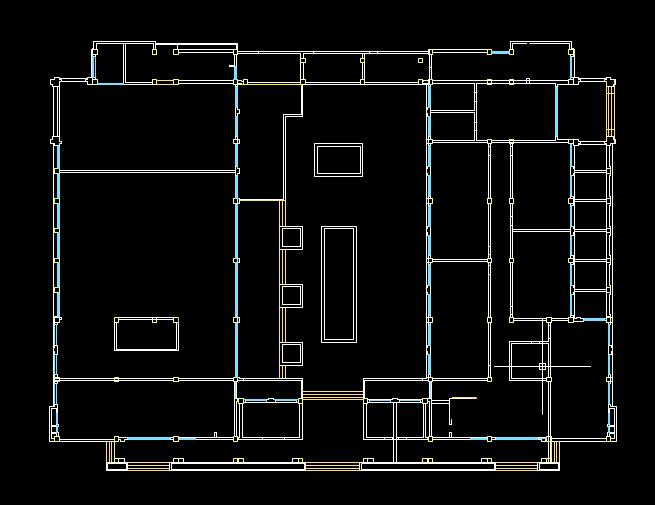
#> input picture resources/detect4.jpg, 655 x 505 px, found by its file name
$ python outlineDetection.py
#> lines starting #> are read from the running program, lines starting #| are printed output that depends on the picture; after the words box and inside, x2 and y2 are one past the last pixel; in counts of white or black regions, pixels touching at a corner belong together
#> further down, im is the input picture: shape (505, 655, 3); mean B, G, R 15, 15.1, 14.4
import numpy as np
import cv2

from aibpd.utility.line import Line
# [35 lines left out: function drawHoughLines, not called in this run]

def drawHoughLinesP(img):
	edges = cv2.Canny(img,250,500)
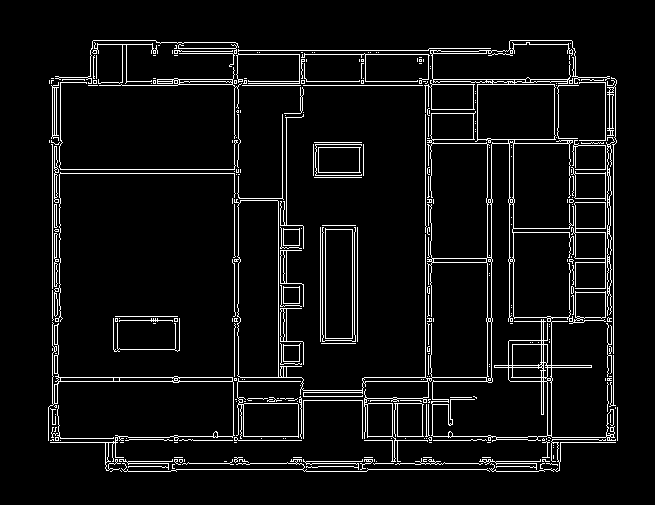
#> edges: shape (505, 655); 6% white in thin lines or dots, all inside (x1, y1, x2, y2) = (48, 40, 618, 472)
	threshold = 60
	minLineLength = 5
	lines = cv2.HoughLinesP(edges, 0.2, np.pi/90, threshold, 0, minLineLength, 20);
#> lines = 130 rows, first 6: [363, 381, 551, 381], [52, 442, 52, 78], [364, 377, 551, 377], [122, 81, 574, 81], [105, 463, 559, 463], [233, 85, 431, 85]
	if (lines is None or len(lines) == 0):
	  return
	groups=[]

	linesList=lines.tolist()
#> linesList = 130 items
	deleteOverlapLine(linesList,groups)
#> (the call stopped at in deleteOverlapLine, `line1=Line((lines[0][0][0],lines[0][0][1]), (lines[0][0][2],lines[0][0..`: aibpd is not available in this run)
	img2=np.copy(img)
	img3=np.copy(img)
	for group in groups:
		lines=[]
		for opencvlines in group: #
			for opencvline in opencvlines: #[0,0,1,1]
				line=Line((opencvline[0],opencvline[1]),(opencvline[2],opencvline[3]))
				lines.append(line)
		extendedLine=extendOverlapLines(lines)
		x1=int(extendedLine.p1.x)
		y1=int(extendedLine.p1.y)
		x2=int(extendedLine.p2.x)
		y2=int(extendedLine.p2.y)
		cv2.line(img,(x1,y1),(x2,y2), (0,255,0), 2)
	cv2.imshow("line_img2", img2)
	cv2.imshow("lines.jpg", img)
	cv2.waitKey(0)

def deleteOverlapLine(lines,groups):
	'''
	Delete overlaped parallel lines.
	Args:
		Lines, which is a 3-dimensional list.
		groups, a empty list used to contain lines parallel to each other.
	'''
	remainingLines=[]
	paralleledLines=[]
	paralleledLines.append(lines[0])
	line1=Line((lines[0][0][0],lines[0][0][1]), (lines[0][0][2],lines[0][0][3]))
	m=len(lines)
	#print('length of lines',m)
	for i in range(2,m):
		line2=Line((lines[i][0][0],lines[i][0][1]), (lines[i][0][2],lines[i][0][3]))
		#print('distanceBetweenLines',line1.distance(line2.p1))
		#print('anglesBetweenLines',line1.theta-line2.theta)
		if line1.distanceOfParallelLines(line2,20):
			paralleledLines.append(lines[i])
		else:
			remainingLines.append(lines[i])
	groups.append(paralleledLines)
	#print('length of paralleledLines',len(paralleledLines))
	#print('length of groups',len(groups))
	#print('length of remainingLines',len(remainingLines))
	if m==1:
		return
	else:
		if remainingLines:
			deleteOverlapLine(remainingLines,groups)
		else:
			return
# [36 lines left out: function extendOverlapLines, not called in this run]


if __name__=="__main__":
	im = cv2.imread('C:\\Users\\tzcha\\Documents\\IntelligentBuildingPerformanceDesign\\resources\\detect4.jpg')
	if im is not None:
		drawHoughLinesP(im)
	else:
		print('please check your files')
